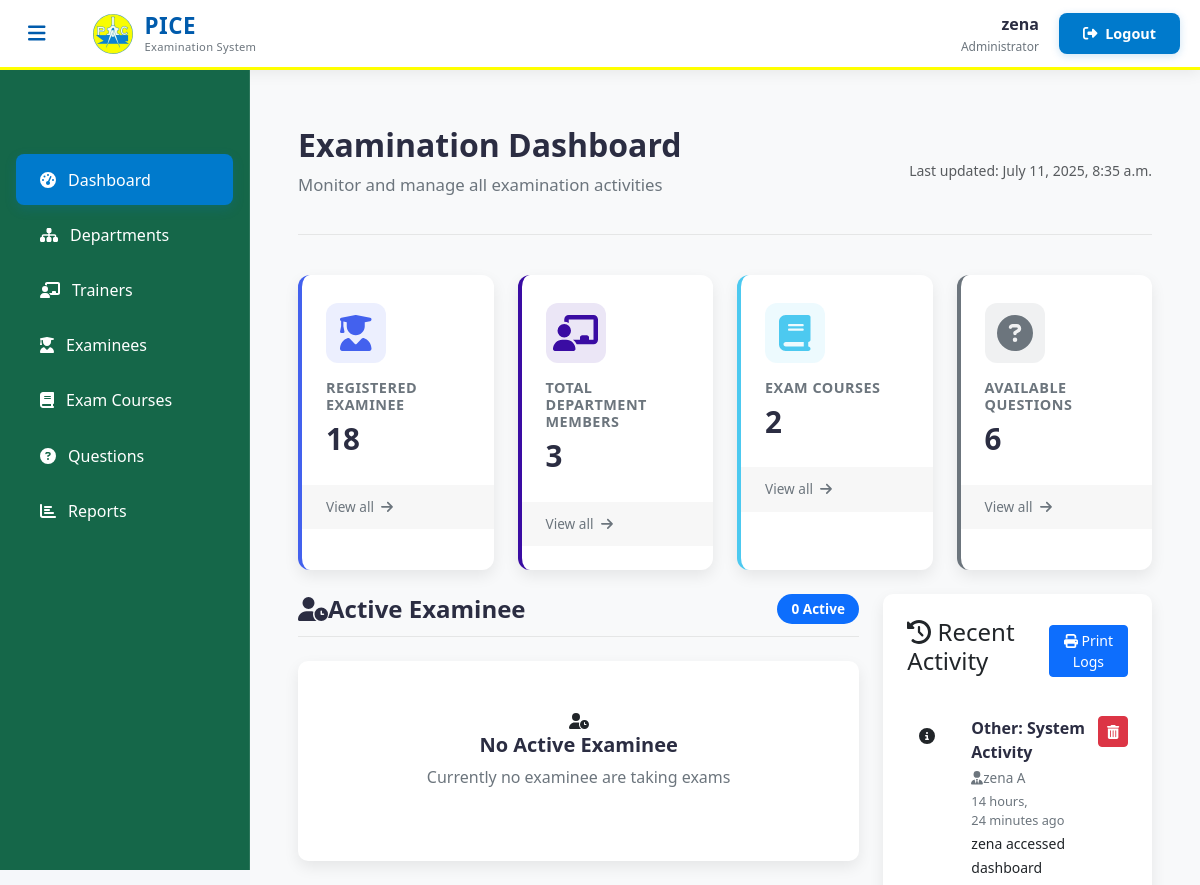
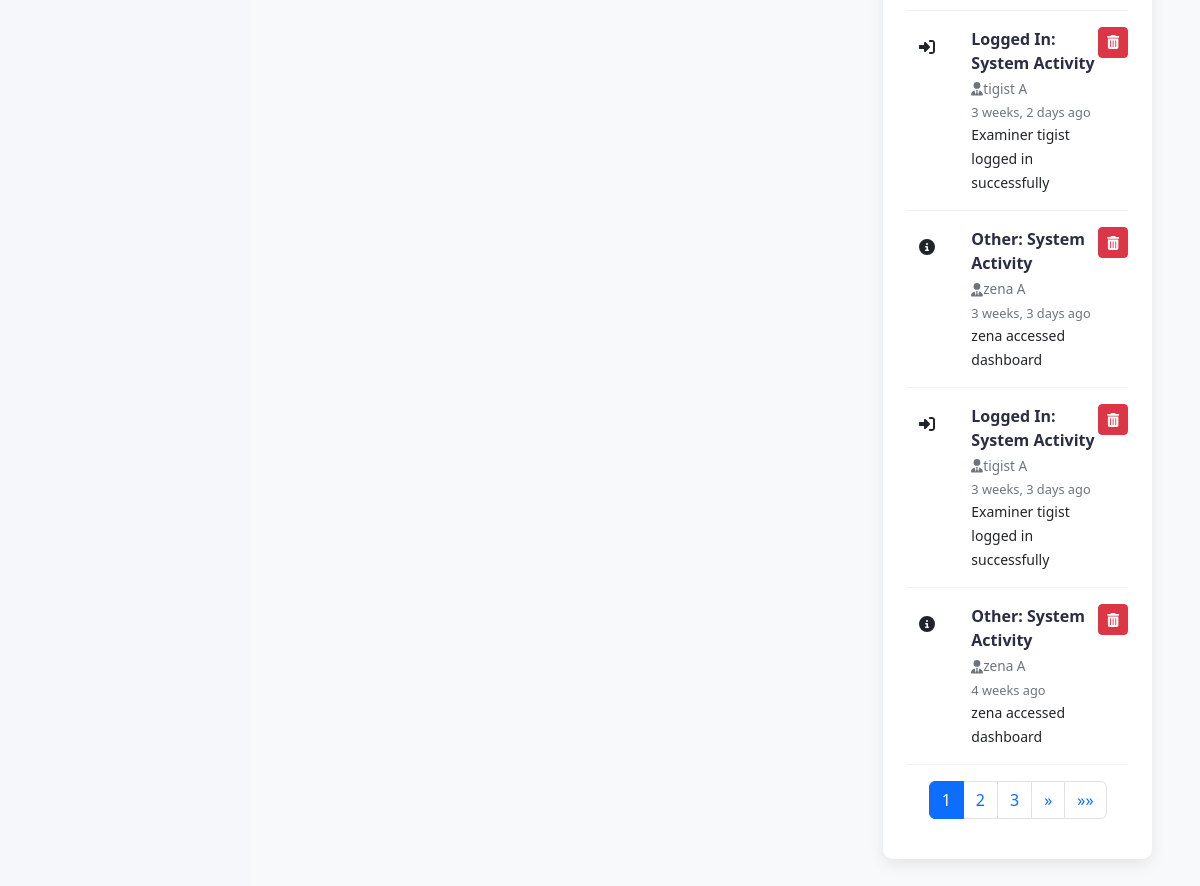
/admin-dashboard (signed in), run on an earlier commit of the app's database (2 pictures, top to bottom).
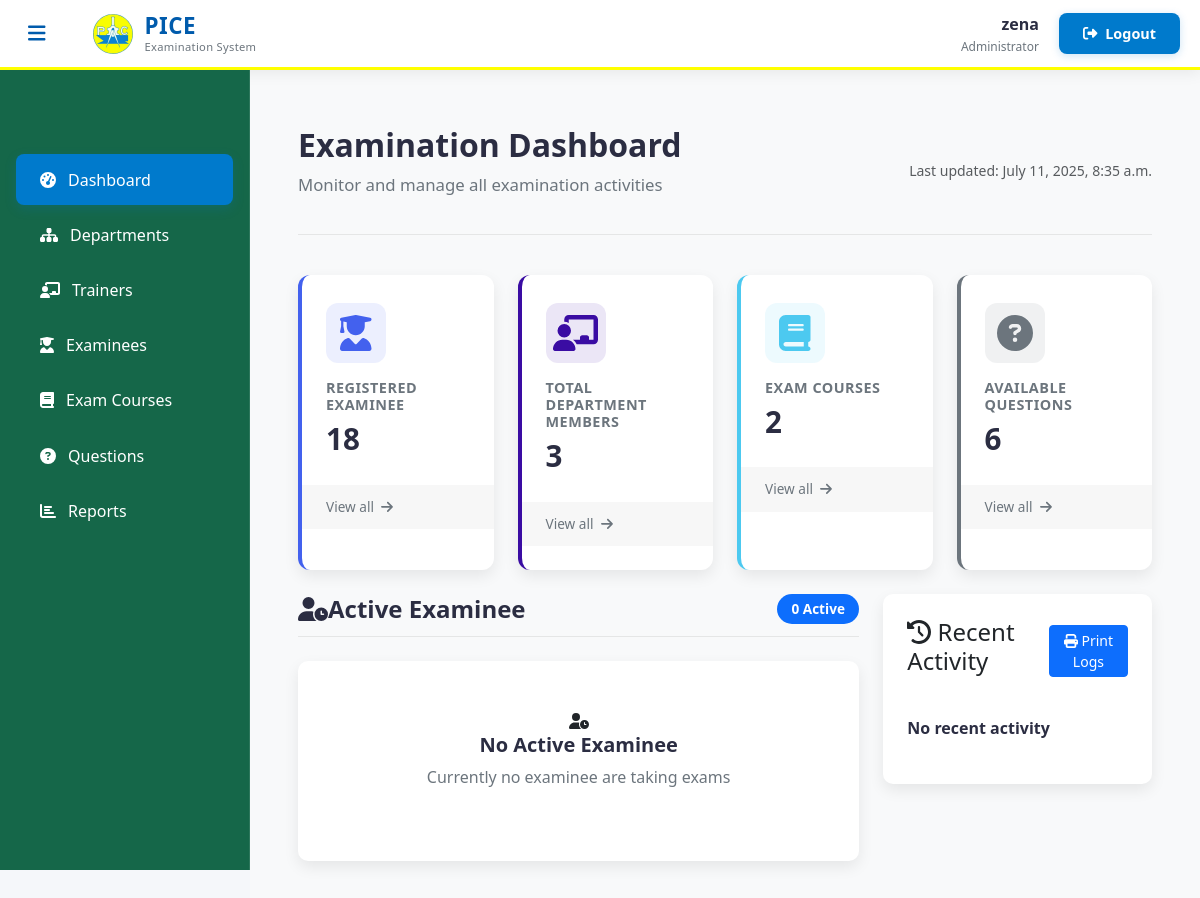
And on a later commit of the database.
### exam/models.py (models this page shows)
class SystemLog(models.Model):
    ACTION_CHOICES = [
        ('CREATE', 'Created'),
        ('UPDATE', 'Updated'),
        ('DELETE', 'Deleted'),
        ('LOGIN', 'Logged In'),
        ('LOGOUT', 'Logged Out'),
        ('OTHER', 'Other'),
    ]
    user = models.ForeignKey(User, on_delete=models.SET_NULL, null=True, blank=True)
    action_time = models.DateTimeField(auto_now_add=True)
    action_type = models.CharField(max_length=10, choices=ACTION_CHOICES)
    content_type = models.ForeignKey(ContentType, on_delete=models.SET_NULL, null=True, blank=True)
    object_id = models.TextField(null=True, blank=True)
    object_repr = models.TextField()
    description = models.TextField(null=True, blank=True)
    class Meta:
        ordering = ['-action_time']
        verbose_name = 'System Log'
        verbose_name_plural = 'System Logs'

### exam/views.py (the view, shortened to what this page needs)
# urls.py: path('admin-dashboard', views.admin_dashboard_view,name='admin-dashboard'),
@login_required(login_url='adminlogin')
def admin_dashboard_view(request):
    active_students = get_active_students()
    all_logs = SystemLog.objects.select_related('user', 'content_type').order_by('-action_time')
    paginator = Paginator(all_logs, 5)
    page_number = request.GET.get('page')
    recent_logs = paginator.get_page(page_number)
    now = timezone.now()
    for log in recent_logs:
        log.time_ago = timesince(log.action_time, now) + " ago"
        log.get_action_type_display = dict(SystemLog.ACTION_CHOICES).get(log.action_type, 'Other')
    context = {
        'total_student': SMODEL.Student.objects.all().count(),
        'team_leader_count': TMODEL.Teacher.objects.all().count(),
        'examiner_count': EMODEL.Examiner.objects.all().count(),
        'total_staff': EMODEL.Examiner.objects.all().count() + TMODEL.Teacher.objects.all().count(),
        'total_course': models.Course.objects.all().count(),
        'total_question': models.Question.objects.all().count(),
        'active_students': active_students,
        'recent_logs': recent_logs,
        'paginator': paginator,
        'page_obj': recent_logs,
    }
    return render(request,'exam/admin_dashboard.html', context)

### templates/exam/admin_dashboard.html (shortened to what this page needs)
{% extends 'exam/adminbase.html' %}
{% load widget_tweaks %}
{% block content %}
<head>
  <link href="https://cdn.jsdelivr.net/npm/bootstrap@5.3.0/dist/css/bootstrap.min.css" rel="stylesheet">
  <link rel="stylesheet" href="https://cdnjs.cloudflare.com/ajax/libs/font-awesome/6.4.0/css/all.min.css">
</head>
<div class="dashboard-container px-3 py-4">
  <div class="dashboard-header">
    <div class="d-flex justify-content-between align-items-center">
      <div>
        <h2 class="mb-2">Examination Dashboard</h2>
        <p>Monitor and manage all examination activities</p>
      </div>
      <div class="text-end">
        <small class="text-muted">Last updated: {% now "DATETIME_FORMAT" %}</small>
      </div>
    </div>
  </div>
  <div class="row g-4 mb-4">
    <div class="col-md-6 col-lg-3">
      <div class="stats-card blue h-100">
        <div class="card-body">
          <div class="card-icon">
            <i class="fas fa-user-graduate"></i>
          </div>
          <h6 class="card-title">Registered Examinee</h6>
          <h3 class="card-value">{{ total_student }}</h3>
        </div>
        <a href="admin-view-student" class="card-footer-link">
          View all <i class="fas fa-arrow-right ms-1"></i>
        </a>
      </div>
    </div>
    <div class="col-md-6 col-lg-3">
      <div class="stats-card purple h-100">
        <div class="card-body">
          <div class="card-icon">
            <i class="fas fa-chalkboard-teacher"></i>
          </div>
          <h6 class="card-title">Total Department members</h6>
          <h3 class="card-value">{{ total_staff }}</h3>
        </div>
        <a href="admin-view-teacher" class="card-footer-link">
          View all <i class="fas fa-arrow-right ms-1"></i>
        </a>
      </div>
    </div>
    <div class="col-md-6 col-lg-3">
      <div class="stats-card teal h-100">
        <div class="card-body">
          <div class="card-icon">
            <i class="fas fa-book"></i>
          </div>
          <h6 class="card-title">Exam Courses</h6>
          <h3 class="card-value">{{ total_course }}</h3>
        </div>
        <a href="admin-view-course" class="card-footer-link">
          View all <i class="fas fa-arrow-right ms-1"></i>
        </a>
      </div>
    </div>
    <div class="col-md-6 col-lg-3">
      <div class="stats-card gray h-100">
        <div class="card-body">
          <div class="card-icon">
            <i class="fas fa-question-circle"></i>
          </div>
          <h6 class="card-title">Available Questions</h6>
          <h3 class="card-value">{{ total_question }}</h3>
        </div>
        <a href="admin-view-question" class="card-footer-link">
          View all <i class="fas fa-arrow-right ms-1"></i>
        </a>
      </div>
    </div>
  </div>
  <div class="row">
    <div class="col-lg-8 mb-4">
      <div class="section-header">
        <h4><i class="fas fa-user-clock"></i> Active Examinee</h4>
        <span class="badge bg-primary" id="active-student-count">{{ active_students|length }} Active</span>
      </div>
      <div id="active-students-list">
        {% if active_students %}
        <div class="scroll-container">
          {% for student in active_students %}
          <div class="scroll-item">
            <div class="student-card h-100">
              <div class="card-header">
                <span>{{ student.user.get_full_name }}</span>
                <span class="status-badge">
                  <i class="fas fa-circle"></i> Active
                </span>
              </div>
              <div class="card-body">
                <div class="info-item">
                  <div class="info-label">Username</div>
                  <div class="info-value">{{ student.user.username }}</div>
                </div>
                <div class="info-item">
                  <div class="info-label">Course</div>
                  <div class="info-value">{{ student.course.course_name }}</div>
                </div>
                <div class="info-item">
                  <div class="info-label">Organization</div>
                  <div class="info-value">{{ student.organization }}</div>
                </div>
                <div class="info-item">
                  <div class="info-label">Started At</div>
                  <div class="info-value">{% now "H:i" %}</div>
                </div>
              </div>
            </div>
          </div>
          {% endfor %}
        </div>
        {% else %}
        <div class="empty-state">
          <i class="fas fa-user-clock"></i>
          <h5>No Active Examinee</h5>
          <p>Currently no examinee are taking exams</p>
        </div>
        {% endif %}
      </div>
    </div>
    <div class="col-lg-4 mb-4">
      <div class="recent-activity">
        <div class="d-flex justify-content-between align-items-center mb-3">
          <h4><i class="fas fa-history"></i> Recent Activity</h4>
          <a href="{% url 'print-logs' %}" class="btn btn-sm btn-primary" target="_blank">
            <i class="fas fa-print"></i> Print Logs
          </a>
        </div>
        {% for log in recent_logs %}
        <div class="activity-item d-flex justify-content-between align-items-start">
          <div class="d-flex">
            <div class="activity-icon {% if log.action_type == 'CREATE' %}exam{% elif log.action_type == 'UPDATE' %}login{% elif log.action_type == 'DELETE' %}warning{% elif log.action_type == 'LOGIN' %}success{% elif log.action_type == 'LOGOUT' %}danger{% else %}default{% endif %}">
              <i class="{% if log.action_type == 'CREATE' %}fas fa-plus{% elif log.action_type == 'UPDATE' %}fas fa-edit{% elif log.action_type == 'DELETE' %}fas fa-trash{% elif log.action_type == 'LOGIN' %}fas fa-sign-in-alt{% elif log.action_type == 'LOGOUT' %}fas fa-sign-out-alt{% else %}fas fa-info-circle{% endif %}"></i>
            </div>
            <div class="activity-content ms-2">
              <div class="activity-title">
                {{ log.get_action_type_display }}: {% if log.object_repr %}{{ log.object_repr }}{% else %}System Activity{% endif %}
              </div>
              <div class="activity-meta">
                <i class="fas fa-user-tie"></i>
                <span>
                  {% if log.user %}
                    {{ log.user.get_full_name|default:log.user.username }}
                  {% else %}
                    System User
                  {% endif %}
                </span>
              </div>
              <div class="activity-time">{{ log.time_ago }}</div>
              {% if log.description %}
              <div class="activity-description">
                <small>{{ log.description }}</small>
              </div>
              {% endif %}
            </div>
          </div>
          <form action="{% url 'delete-log' log.id %}" method="post" style="margin-left: auto;">
            <button class="btn btn-sm btn-danger" type="submit" title="Delete Activity">
              <i class="fas fa-trash-alt"></i>
            </button>
          </form>
        </div>
        {% empty %}
        <div class="activity-item">
          <div class="activity-content">
            <div class="activity-title">No recent activity</div>
          </div>
        </div>
        {% endfor %}
        {% if page_obj.paginator.num_pages > 1 %}
        <nav aria-label="Activity Logs Pagination" class="mt-3">
          <ul class="pagination justify-content-center">
            {% for num in page_obj.paginator.page_range %}
              {% if num <= 3 %}
                <li class="page-item {% if page_obj.number == num %}active{% endif %}">
                  <a class="page-link" href="?page={{ num }}">{{ num }}</a>
                </li>
              {% endif %}
            {% endfor %}
            {% if page_obj.has_next %}
            <li class="page-item">
              <a class="page-link" href="?page={{ page_obj.next_page_number }}" aria-label="Next">
                <span aria-hidden="true">&raquo;</span>
              </a>
            </li>
            <li class="page-item">
              <a class="page-link" href="?page={{ page_obj.paginator.num_pages }}" aria-label="Last">
                <span aria-hidden="true">&raquo;&raquo;</span>
              </a>
            </li>
            {% endif %}
          </ul>
        </nav>
        {% endif %}
      </div>
    </div>
  </div>
</div>
{% endblock content %}

### templates/exam/adminbase.html (shortened to what this page needs)
<!DOCTYPE html>
{% load static %}
<html lang="en" dir="ltr">
<head>
  <link href="https://cdn.jsdelivr.net/npm/bootstrap@5.3.0/dist/css/bootstrap.min.css" rel="stylesheet">
  <link rel="stylesheet" href="https://cdnjs.cloudflare.com/ajax/libs/font-awesome/6.4.0/css/all.min.css">
  <link href="https://cdn.jsdelivr.net/npm/bootstrap@5.3.0/dist/css/bootstrap.min.css" rel="stylesheet">
</head>
<body>
  <header class="admin-header">
    <div class="header-container">
      <div class="header-left">
        <button class="sidebar-toggle" id="sidebarToggle">
          <i class="fas fa-bars"></i>
        </button>
        <div class="brand-logo">
          <img src="{% static 'image/logo.jpg' %}" alt="PICE Logo" class="header-logo">
          <div class="logo-text">
            <span class="logo-main">PICE</span>
            <span class="logo-sub">Examination System</span>
          </div>
        </div>
      </div>
      <div class="header-right">
        <div class="user-profile">
          <span class="username">{{user.username}}</span>
          <div class="user-role">Administrator</div>
        </div>
        <a href="/logout" class="logout-btn">
          <i class="fas fa-sign-out-alt"></i>
          <span class="logout-text">Logout</span>
        </a>
      </div>
    </div>
  </header>
  <aside class="admin-sidebar">
    <nav class="sidebar-menu">
      <div class="menu-container">
        <a href="/admin-dashboard" class="menu-item">
          <div class="menu-icon"><i class="fas fa-tachometer-alt"></i></div>
          <span class="menu-text">Dashboard</span>
        </a>
        <a href="/admin-department" class="menu-item">
          <div class="menu-icon"><i class="fas fa-sitemap"></i></div>
          <span class="menu-text">Departments</span>
        </a>
        <a href="/admin-teacher" class="menu-item">
          <div class="menu-icon"><i class="fas fa-chalkboard-teacher"></i></div>
          <span class="menu-text">Trainers</span>
        </a>
        <a href="/admin-student" class="menu-item">
          <div class="menu-icon"><i class="fas fa-user-graduate"></i></div>
          <span class="menu-text">Examinees</span>
        </a>
        <a href="/admin-course" class="menu-item">
          <div class="menu-icon"><i class="fas fa-book"></i></div>
          <span class="menu-text">Exam Courses</span>
        </a>
        <a href="/admin-question" class="menu-item">
          <div class="menu-icon"><i class="fas fa-question-circle"></i></div>
          <span class="menu-text">Questions</span>
        </a>
        <a href="/admin-report" class="menu-item">
          <div class="menu-icon"><i class="fas fa-chart-bar"></i></div>
          <span class="menu-text">Reports</span>
        </a>
      </div>
    </nav>
  </aside>
  <main class="admin-content">
    {% block content %}{% endblock content %}
  </main>
</body>
</html>

What changed in the data, as far as the page shows it:
removed SystemLog: action_type "Other", object_repr "System Activity", user.get_full_name "zena A", time_ago "14 hours, 24 minutes ago", description "zena accessed dashboard"
removed SystemLog: action_type "Logged In", object_repr "System Activity", user.get_full_name "tigist A", time_ago "3 weeks, 2 days ago", description "Examiner tigist logged in successfully"
removed SystemLog: action_type "Other", object_repr "System Activity", user.get_full_name "zena A", time_ago "3 weeks, 3 days ago", description "zena accessed dashboard"
removed SystemLog: action_type "Logged In", object_repr "System Activity", user.get_full_name "tigist A", time_ago "3 weeks, 3 days ago", description "Examiner tigist logged in successfully"
removed SystemLog: action_type "Other", object_repr "System Activity", user.get_full_name "zena A", time_ago "4 weeks ago", description "zena accessed dashboard"
Also different on the page:
text now shown: "No recent activity"
list line gone: "1"
list line gone: "2"
list line gone: "3"
